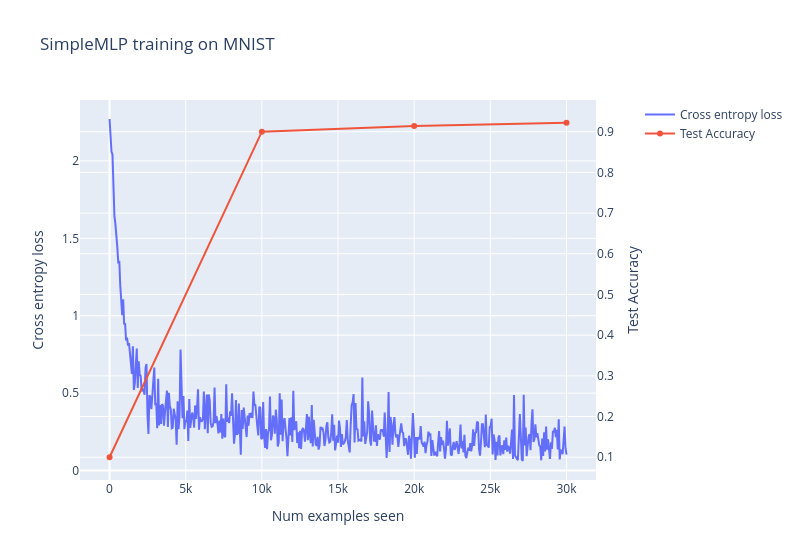

The cell this chart's notebook holds for it:
### Markdown cell above
When we have a lot of input parameters. We use dataclasses to keep track of them. Here's an example of the above code but using a dataclass. Let's also a validation loop.

### Code cell
@dataclass
class SimpleMLPTrainingArgs:
    """
    Defining this class implicitly creates an __init__ method, which sets arguments as below, e.g.
    self.batch_size=64. Any of these fields can also be overridden when you create an instance, e.g.
    SimpleMLPTrainingArgs(batch_size=128).
    """

    batch_size: int = 64
    epochs: int = 3
    learning_rate: float = 1e-3


def train(args: SimpleMLPTrainingArgs) -> tuple[list[float], list[float], SimpleMLP]:
    """
    Trains & returns the model, using training parameters from the `args` object. Returns the model,
    and loss list.
    """
    model = SimpleMLP().to(device)

    mnist_trainset, mnist_testset = get_mnist()
    mnist_trainloader = DataLoader(mnist_trainset, batch_size=args.batch_size, shuffle=True)
    mnist_val_loader = DataLoader(mnist_testset, batch_size=args.batch_size, shuffle=False)
    optimizer = t.optim.Adam(model.parameters(), lr=args.learning_rate)
    loss_list = []
    accuracies = [] #for the validation loop 

    for epoch in range(args.epochs):
        pbar = tqdm(mnist_trainloader)

        for imgs, labels in pbar:
            # Move data to device, perform forward pass
            imgs, labels = imgs.to(device), labels.to(device)
            logits = model(imgs)

            # Calculate loss, perform backward pass
            loss = F.cross_entropy(logits, labels)
            loss.backward()
            optimizer.step()
            optimizer.zero_grad()

            # Update logs & progress bar
            loss_list.append(loss.item())
            pbar.set_postfix(epoch=f"{epoch + 1}/{args.epochs}", loss=f"{loss:.3f}")

        # the validation loop
        val_pbar = tqdm(mnist_val_loader)
        accuracy, total_size = 0, 0 # reinitialized after every epoch
        for val_imgs, val_labels in val_pbar:
            
            # move data to device
            val_imgs, val_labels = val_imgs.to(device), val_labels.to(device)

            # get prediction of the model on the validation images
            val_logits = model(val_imgs)
            # apply softmax for predictions to be normalized
            val_preds = F.softmax(val_logits,dim=-1)

            # get accuracy of model
            _, pred_class = t.max(val_preds, dim=-1)
            batch_accuracy = (pred_class == val_labels).int().sum()
            batch_size = val_imgs.shape[0]
            total_size += batch_size
            accuracy += batch_accuracy
        accuracies.append(accuracy.item()/total_size) 
            

    return loss_list, accuracies, model


args = SimpleMLPTrainingArgs()
loss_list, accuracies, model = train(args)

line(
    y=[loss_list, [0.1] + accuracies],  # we start by assuming a uniform accuracy of 10%
    use_secondary_yaxis=True,
    x_max=args.epochs * len(mnist_trainset),
    labels={"x": "Num examples seen", "y1": "Cross entropy loss", "y2": "Test Accuracy"},
    title="SimpleMLP training on MNIST",
    width=800,
)

### Figure 1 — Plotly figure (JSON) as saved in the notebook; plotly's stock layout.template omitted (floating-point values rounded to 4 significant figures; data arrays with more than 128 entries replaced by an {"elided": "..."} marker saying what was removed)
{"data": [{"name": "Cross entropy loss", "type": "scatter", "x": {"elided": "471 float values"}, "xaxis": "x", "y": {"elided": "471 float values"}, "yaxis": "y"}, {"name": "Test Accuracy", "type": "scatter", "x": [0.0, 10000.0, 20000.0, 30000.0], "xaxis": "x", "y": [0.1, 0.9, 0.914, 0.922], "yaxis": "y2"}], "layout": {"hovermode": "x unified", "title": {"text": "SimpleMLP training on MNIST"}, "width": 800, "xaxis": {"anchor": "y", "domain": [0, 0.94], "title": {"text": "Num examples seen"}}, "yaxis": {"anchor": "x", "domain": [0, 1], "title": {"text": "Cross entropy loss"}}, "yaxis2": {"anchor": "x", "overlaying": "y", "side": "right", "title": {"text": "Test Accuracy"}}}}
